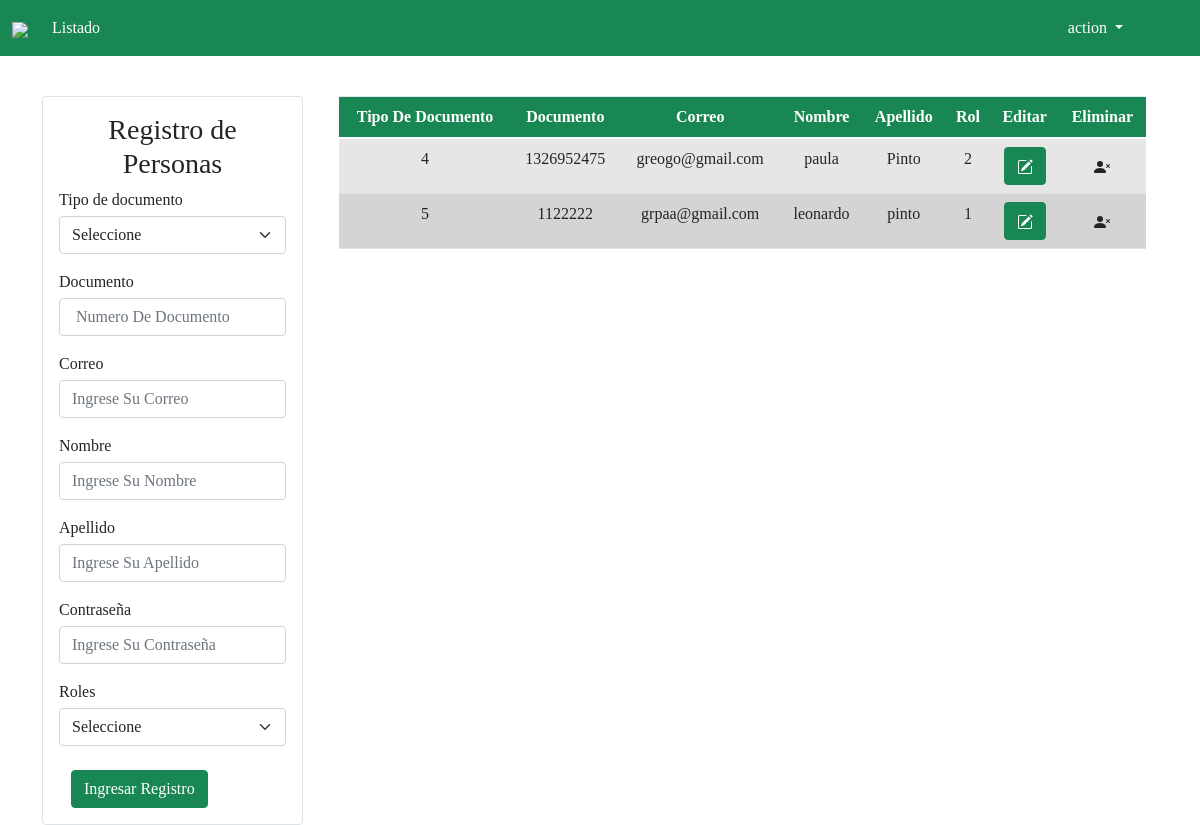
Screenshot of /crud-celador/pages/homepage.php (signed in) with the database file from the repository.
### tables this page shows
CREATE TABLE `personas` (
  `id` int(11) NOT NULL,
  `tipo_documento` int(11) NOT NULL,
  `documento` int(11) NOT NULL,
  `correo` varchar(80) NOT NULL,
  `nombre` varchar(70) NOT NULL,
  `apellido` varchar(70) NOT NULL,
  `pass` varchar(300) NOT NULL,
  `rol` int(70) NOT NULL
);

### crud-celador/pages/homepage.php (the view, shortened to what this page needs)
<!DOCTYPE html>
<html lang="es">
<head>
    <link rel="stylesheet" href="../bootstrap-5.0.2-dist/css/sb-admin-2.css">
    <link rel="stylesheet" href="../bootstrap-5.0.2-dist/css/bootstrap.min.css">
</head>
<body class="nav">
<?php
    include("../componentes/navbar.php");
    ?>
    <div class="container">
        <div class="row mt-5">
            <div class="col-3 p-7 mt-5">
            <form class="form p-3 rounded border" method="POST">
                <h3 class="text-center" >Registro de Personas</h3>
                <div class="form form-group">
                    <label for="exampleInputEmail1" class="form-label mb-1">Tipo de documento</label>
                    <select for="inputPassword2" class=" form-select mb-1" name="tipo_documento" aria-label="Default select example" placeholder="Tipo de roles">
                    <option class="form-control mb-1" list="listaRoles" id="exampleDataList" value="#" selected >Seleccione</option>
                    </select>
                </div>
                <div class="form form-group">
                    <label for="inputPassword2" class=" mb-1">Documento</label>
                    <input type="text" class="form-control mb-1"  placeholder=" Numero De Documento" name="documento">
                </div>
                <div class="form form-group">
                    <label for="inputPassword2" class=" mb-1">Correo</label>
                    <input type="mail" class="form-control mb-1"  placeholder="Ingrese Su Correo" name="correo">
                </div>
                <div class="form form-group">
                    <label for="inputPassword2" class=" mb-1">Nombre</label>
                    <input type="text" class="form-control mb-1"  placeholder="Ingrese Su Nombre" name="nombre">
                </div>
                <div class="form form-group">
                    <label for="inputPassword2" class=" mb-1">Apellido</label>
                    <input type="text" class="form-control mb-1"  placeholder="Ingrese Su Apellido" name="apellido">
                </div>
                <div class="form form-group">
                    <label for="inputPassword2" class=" mb-1">Contraseña</label>
                    <input type="password" class="form-control mb-1"  placeholder="Ingrese Su Contraseña" name="pass">
                </div>
                <div class="form form-group">
                    <label for="exampleInputEmail1" class="form-label mb-1">Roles</label>
                    <select for="inputPassword2" class=" form-select mb-1" name="rol" aria-label="Default select example" placeholder="Tipo de roles">
                    <option class="form-control mb-1" list="listaRoles" id="exampleDataList" value="#" selected >Seleccione</option>
                    </select>
                </div>
                <div class="col-auto">
                    <button type="submit" class="btn btn-success mt-2" value="ok" name="btnGuardar">Ingresar Registro</button>
                </div>
            </form>
            </div>
            <div class="col-9 p-4 mt-4">
                <table class="table table-striped text-center text-white">
                    <thead>
                        <tr>
                            <th scope="col" class="bg-success">Tipo De Documento</th>
                            <th scope="col" class="bg-success">Documento</th>
                            <th scope="col" class="bg-success">Correo</th>
                            <th scope="col" class="bg-success">Nombre</th>
                            <th scope="col" class="bg-success">Apellido</th>
                            <th scope="col" class="bg-success">Rol</th>
                            <th scope="col" class="bg-success">Editar</th>
                            <th scope="col" class="bg-success">Eliminar</th>
                        </tr>
                    </thead>
                        <tbody id="myTable">
                            <?php
                            include("../crud/model/connection.php");
                            $sql = $con->query(" SELECT * FROM personas");
                            while($datos=$sql->fetch_object()) {?>
                            <tr class="table-active">
                                <td><?= $datos->tipo_documento?></td>
                                <td><?= $datos->documento?></td>
                                <td><?= $datos->correo?></td>
                                <td><?= $datos->nombre?></td>
                                <td><?= $datos->apellido?></td>
                                <td><?= $datos->rol?></td>
                                <td>
                                    <a class="btn btn-small btn-success" href="./modificar_personas.php?id=<?= $datos->id ?>"></a>
                                </td>
                                <td>
                                     <a onclick="return eliminar()" class="btn btn-small bt-ligero" href="homepage.php?id=<?= $datos->id ?>"></a>
                                </td>
                            </tr>
                        <?php
                            }
                            ?>
                        </tbody>
                </table>
            </div>
        </div>
    </div>
</body>
</html>

### rows the page displays
personas: tipo_documento "4", documento "1326952475", correo "greogo@gmail.com", nombre "paula", apellido "Pinto", rol "2"
personas: tipo_documento "5", documento "1122222", correo "grpaa@gmail.com", nombre "leonardo", apellido "pinto", rol "1"
